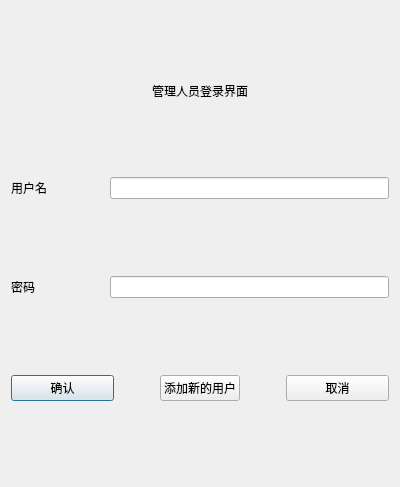
<?xml version="1.0" encoding="UTF-8"?>
<ui version="4.0">
 <class>manager1</class>
 <widget class="QDialog" name="manager1">
  <property name="geometry">
   <rect>
    <x>0</x>
    <y>0</y>
    <width>400</width>
    <height>487</height>
   </rect>
  </property>
  <property name="sizePolicy">
   <sizepolicy hsizetype="Preferred" vsizetype="Fixed">
    <horstretch>0</horstretch>
    <verstretch>0</verstretch>
   </sizepolicy>
  </property>
  <property name="windowTitle">
   <string>Dialog</string>
  </property>
  <layout class="QVBoxLayout" name="verticalLayout">
   <item alignment="Qt::AlignHCenter">
    <widget class="QLabel" name="label">
     <property name="sizePolicy">
      <sizepolicy hsizetype="Preferred" vsizetype="Fixed">
       <horstretch>0</horstretch>
       <verstretch>0</verstretch>
      </sizepolicy>
     </property>
     <property name="text">
      <string>管理人员登录界面</string>
     </property>
    </widget>
   </item>
   <item>
    <layout class="QHBoxLayout" name="horizontalLayout" stretch="2,6">
     <item>
      <widget class="QLabel" name="label_2">
       <property name="text">
        <string>用户名</string>
       </property>
      </widget>
     </item>
     <item>
      <widget class="QLineEdit" name="name"/>
     </item>
    </layout>
   </item>
   <item>
    <layout class="QHBoxLayout" name="horizontalLayout_2" stretch="2,6">
     <item>
      <widget class="QLabel" name="label_3">
       <property name="text">
        <string>密码</string>
       </property>
      </widget>
     </item>
     <item>
      <widget class="QLineEdit" name="code">
       <property name="echoMode">
        <enum>QLineEdit::Password</enum>
       </property>
      </widget>
     </item>
    </layout>
   </item>
   <item>
    <layout class="QHBoxLayout" name="horizontalLayout_3" stretch="1,0,0,0,1">
     <item>
      <widget class="QPushButton" name="stn_ok">
       <property name="text">
        <string>确认</string>
       </property>
      </widget>
     </item>
     <item>
      <spacer name="horizontalSpacer">
       <property name="orientation">
        <enum>Qt::Horizontal</enum>
       </property>
       <property name="sizeHint" stdset="0">
        <size>
         <width>40</width>
         <height>20</height>
        </size>
       </property>
      </spacer>
     </item>
     <item>
      <widget class="QPushButton" name="pushButton">
       <property name="text">
        <string>添加新的用户</string>
       </property>
      </widget>
     </item>
     <item>
      <spacer name="horizontalSpacer_2">
       <property name="orientation">
        <enum>Qt::Horizontal</enum>
       </property>
       <property name="sizeHint" stdset="0">
        <size>
         <width>40</width>
         <height>20</height>
        </size>
       </property>
      </spacer>
     </item>
     <item>
      <widget class="QPushButton" name="stn_cancle">
       <property name="text">
        <string>取消</string>
       </property>
      </widget>
     </item>
    </layout>
   </item>
  </layout>
 </widget>
 <resources/>
 <connections/>
</ui>
